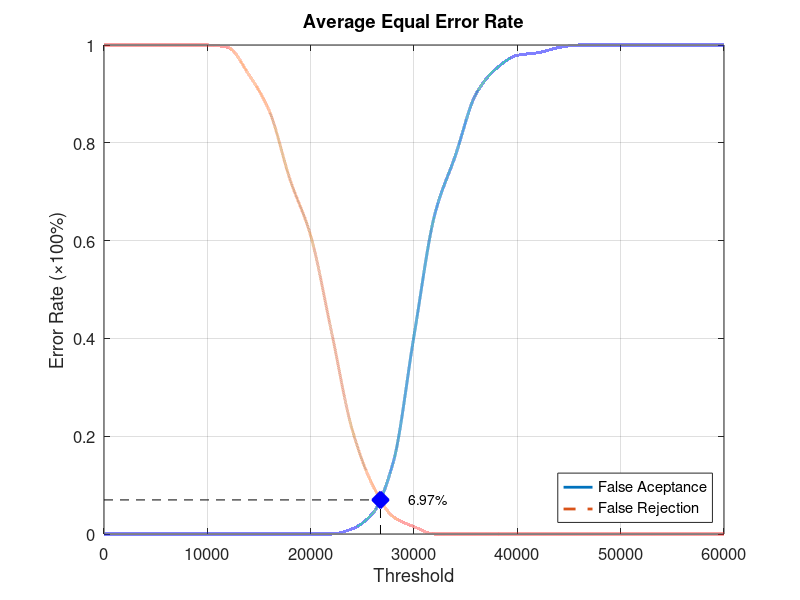
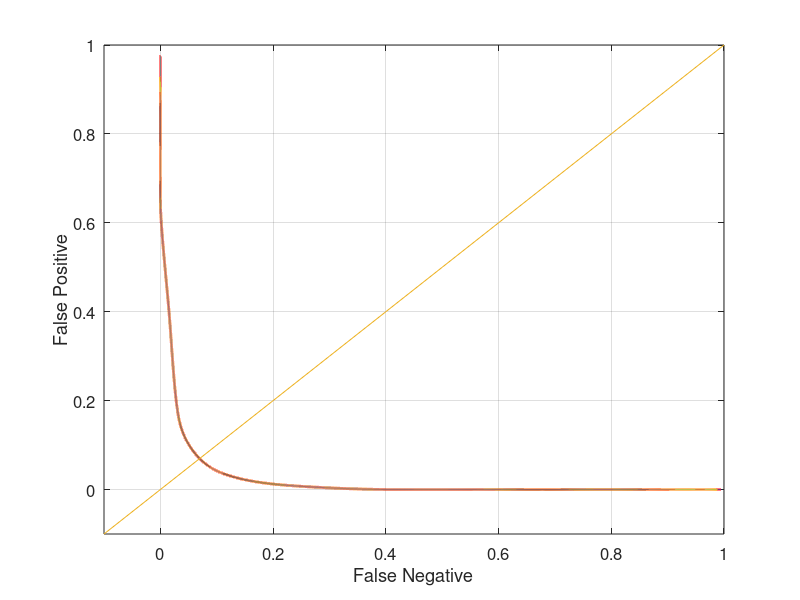

The MATLAB script that drew these images, in order:
function yEER = Database3_1
close all;
clear;
clc;
x = 0:2000:60000;
xq = 0:0.5:60000;

y0 = [0 0 0 0 0 0 0 0 0 0 0 0 0.0105263 0.0421053 0.147368 0.405263 0.652632 0.773684 0.9 0.952632 0.978947 0.984211 0.994737 1 1 1 1 1 1 1 1];
yy0 = interp1(x, y0, xq, 'pchip');
y1 = [1 1 1 1 1 1 0.995 0.94 0.865 0.725 0.61 0.415 0.215 0.1 0.035 0.015 0 0 0 0 0 0 0 0 0 0 0 0 0 0 0];
yy1 = interp1(x, y1, xq, 'pchip');

% Calculating EER: 
y2 = abs(y0 - y1);
find(y2 == min(y2))
yy2 = abs(yy0 - yy1);
xEER = find(yy2 == min(yy2));
xEERIndex = xq(xEER) % X-axis EER
yEER = yy0(xEER) % Y-axis EER

main = figure
plot(xq, yy0,'-','LineWidth', 2);	hold on
plot(xq, yy1,'--','LineWidth', 2);	hold on
plot([xEERIndex xEERIndex], [0 yEER], 'k--');	hold on
plot([0 xEERIndex], [yEER yEER], 'k--');	hold on
plot(xEERIndex, yEER, 'bx', 'LineWidth', 10);	hold on
text(xEERIndex + 10 * xEERIndex / 100, yEER, [num2str(round((10000 * yEER)) / 100) '%'])
legend('False Aceptance', 'False Rejection', 'Location', 'SouthEast')
xlabel('Threshold')
ylabel('Error Rate (\times100%)')
title('Average Equal Error Rate')
set(gca, 'FontSize', 12)
axis([0 60000 0 1])
grid on

print(main, 'Database3_1Main', '-dpng');
FNRxFPR = figure('Color', [1 1 1]);
plot(yy1, yy0, '-', yy1, yy0, 'LineWidth', 2);
hold on
y = -0.1:0.1:1
plot(y, y); 
set(gca, 'FontSize', 12)
xlabel('False Negative')
ylabel('False Positive')
axis([-0.1 1 -0.1 1])
set(gca, 'FontSize', 12)
grid on

print(FNRxFPR, 'Database3_1FNRxFPR','-dpng');
end
